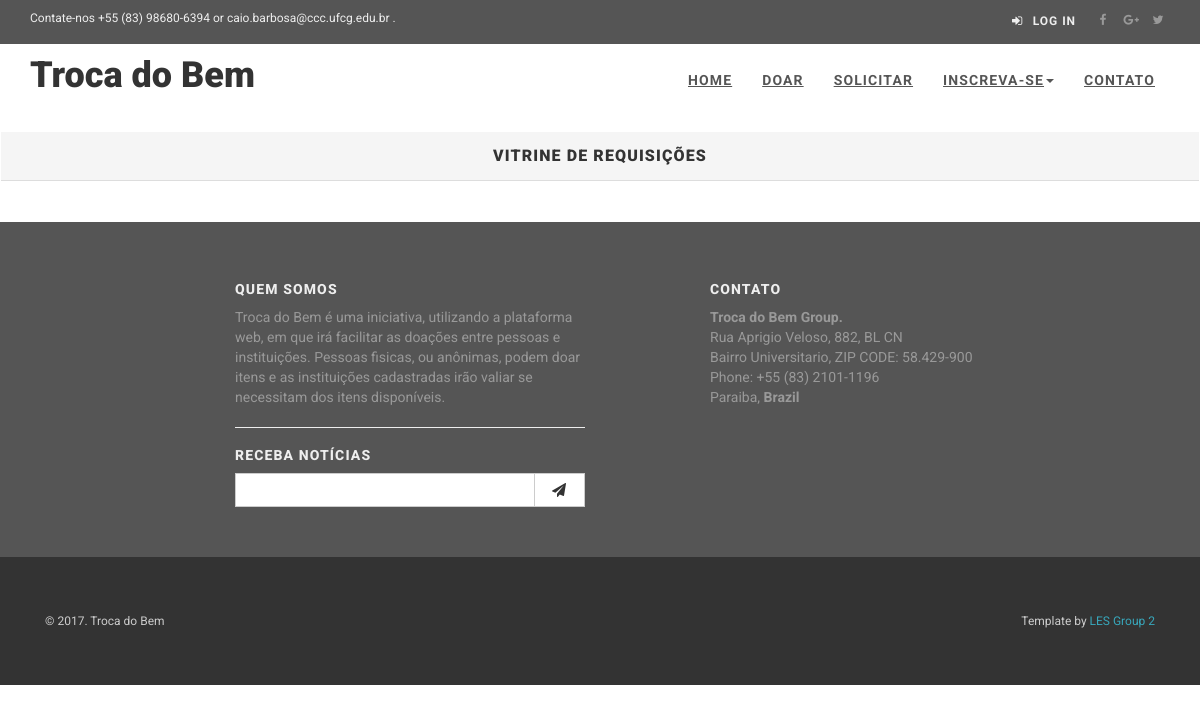
Page /requeriments/ on the earlier database version.
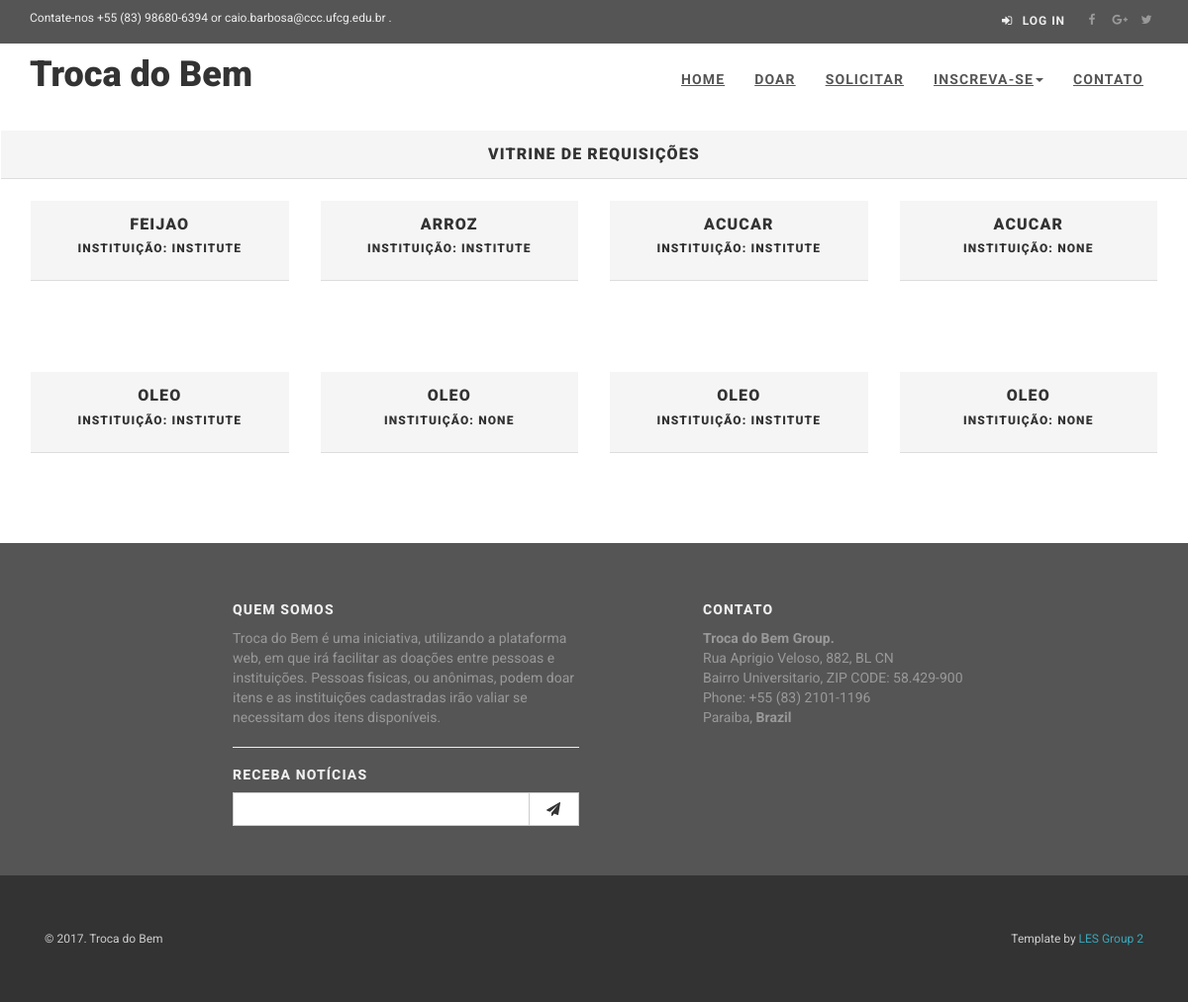
Same page on the later database version.
### app/models.py (models this page shows, shortened)
class TimeStamped(models.Model):
    class Meta:
        abstract = True
    created_at = models.DateTimeField(auto_now_add=True)
    published_at = models.DateTimeField(auto_now=True)

class Requirement(TimeStamped):
    class Meta:
        verbose_name = "Necessidade"
        verbose_name_plural = "Necessidades"
    name = models.CharField(max_length=100, blank=True, null=True)
    type = models.CharField(max_length=50, choices=object_type)
    status = models.BooleanField(default=True)
    owner = models.ForeignKey(User, on_delete=models.CASCADE, blank=True, null=True)
    description = models.TextField(max_length=300)

### app/views/ShowcaseRequerimentView.py (the view)
# urls.py: url(r'^requeriments/$', requirement_showcase_view, name='list_showcase'),
def requirement_showcase_view(request):
    requeriments = Requirement.objects.all()
    form = FormRequirement
    return render(request, 'view_showcase_requeriments.html',
                  {'requeriments': requeriments, 'form': form})

### app/templates/view_showcase_requeriments.html (shortened to what this page needs)
{% extends 'base.html' %}
{% load staticfiles %}
{% block content %}
    <div class="panel panel-default">
        <div class="panel-heading">
            <h3 class="panel-title">
                <center>Vitrine de Requisições</center>
            </h3>
        </div>
    </div>
    <div class="container">
	<div class="row">
	{% for requeriment in requeriments %}
      <div class="col-md-3">
      <div class="treasure panel panel-default">
        <div class="panel-heading">
          <h3 class="panel-title" align="center" >{{ requeriment.name }}</h3>
          <h6 class ="panel-default" align="center" > Instituição: {{ requeriment.owner }}</h6>
        </div>
        <div class="panel-body">
          <a href="/requeriments/{{requeriment.id}}">
          <div class="treasure-photo">
          </div>
          </a>
        </div>
      </div>
      </div>
      {% if forloop.counter|divisibleby:4 and not forloop.last %}
        </div><br><div class="row">
      {% endif %}
	{% endfor %}
	</div><br>
    </div>
{% endblock %}

### app/templates/base.html (shortened to what this page needs)
{% load staticfiles %}
{% load filters %}
<!DOCTYPE html>
<html lang="en">
{% block head %}
    {% include 'head.html' %}
    <link href="{% static 'css/sweetalert.min.css' %}" rel="stylesheet">
{% endblock %}
<body>
<div id="all">
    {% include 'header.html' %}
    {% block content %}
    {% endblock %}
    {% include 'footer.html' %}
</body>
</html>

### app/templates/head.html (shortened to what this page needs)
{% load staticfiles %}
<head>
    <link rel="stylesheet" href="http://maxcdn.bootstrapcdn.com/font-awesome/4.3.0/css/font-awesome.min.css">
    <link rel="stylesheet" href="{% static 'bootstrap/css/bootstrap.min.css' %}">
    <link href="{% static 'css/animate.css' %}" rel="stylesheet">
    <link href="{% static 'css/style.default.css' %}" rel="stylesheet" id="theme-stylesheet">
    <link href="{% static 'css/custom.css' %}" rel="stylesheet">
    <link href="{% static 'plugins/datepicker/datepicker3.css' %}" rel="stylesheet">
    <link href="{% static 'css/owl.carousel.css' %}" rel="stylesheet">
    <link href="{% static 'css/owl.theme.css' %}" rel="stylesheet">
</head>

### app/templates/header.html (shortened to what this page needs)
{% load staticfiles %}
<header>
    <div id="top">
        <div class="container">
            <div class="row">
                <div class="col-xs-5 contact">
                    <p class="hidden-sm hidden-xs">Contate-nos +55 (83) 98680-6394 or caio.barbosa@ccc.ufcg.edu.br .</p>
                </div>
                <div class="col-xs-7">
                    <div class="social">
                        <a href="#" class="external facebook" data-animate-hover="pulse"><i
                                class="fa fa-facebook"></i></a>
                        <a href="#" class="external gplus" data-animate-hover="pulse"><i
                                class="fa fa-google-plus"></i></a>
                        <a href="#" class="external twitter" data-animate-hover="pulse"><i
                                class="fa fa-twitter"></i></a>
                    </div>
                    {% if request.user.is_authenticated %}
                        <div class="login" style="width: 75%">
                        <div class="row">
                            <div class="col-xs-6">
                                <p class="" style="font-size: 14px;">Olá, {{ request.user.first_name }}</p>
                            </div>
                            <div class="col-xs-3">
                                <a href="{% url 'painel' %}"><i class="fa fa-sign-in"></i>
                                    <span class="hidden-xs text-uppercase">Painel</span></a>
                            </div>
                            <div class="col-xs-3">
                                <a href="{% url "auth_logout" %}"><i class="fa fa-sign-in"></i>
                                    <span class="hidden-xs text-uppercase">Logout</span></a>
                            </div>
                        </div>
                    {% else %}
                        <div class="login">
                        <a href="{% url "login" %}"><i class="fa fa-sign-in"></i>
                            <span class="hidden-xs text-uppercase">Log in</span></a>
                    {% endif %}
                    </div>
                    </div>
                </div>
            </div>
        </div>
        <div class="navbar-affixed-top" data-spy="affix" data-offset-top="200">
            <div class="navbar navbar-default yamm" role="navigation" id="navbar">
                <div class="container">
                    <div class="navbar-header">
                        <a class="navbar-brand home" href="/">
                            <h1 style="margin-top: 2px;"> Troca do Bem</h1>
                        </a>
                    </div>
                    <div class="navbar-collapse collapse" id="navigation">
                        <ul class="nav navbar-nav navbar-right">
                            <li id="home_base" class="">
                                <a id="home_link" href="/">Home</a>
                            </li>
                            <li id="menu_noticias" class="">
                                <a id="noticias_link" href="/#doar">Doar</a>
                            </li>
                            <li id="menu_noticias" class="">
                                <a id="noticias_link" href="/#solicitar">Solicitar</a>
                            </li>
                            <li class="dropdown">
                                <a id="inscrevase_link" class="dropdown-toggle"
                                   data-toggle="dropdown">Inscreva-se<b
                                        class="caret"></b></a>
                            </li>
                            <li id="menu_contato" class="">
                                <a id="contato_link" href="/#contato">Contato</a>
                            </li>
                        </ul>
                    </div>
                </div>
            </div>
        </div>
    </div>

### app/templates/footer.html (shortened to what this page needs)
{% load staticfiles %}
<footer id="footer">
    <div class="container">
        <div class="col-md-4 col-md-offset-2 col-sm-6 ">
            <h4>Quem somos</h4>
            <p>Troca do Bem é uma iniciativa, utilizando a plataforma web, em que irá facilitar as
                doações entre pessoas e instituições. Pessoas fisicas, ou anônimas,
                podem doar itens e as instituições cadastradas irão valiar se necessitam dos
                itens disponíveis.</p>
            <hr>
            <h4>Receba Notícias</h4>
            <form method="post" action="#">
                <div class="input-group">
                    <input type="email" class="form-control" name="email" id="subscribe" required>
                    <span class="input-group-btn">
                        <button class="btn btn-default" type="submit"><i class="fa fa-send"></i></button>
                    </span>
                </div>
            </form>
        </div>
        <div class="col-md-4 col-md-offset-1 col-sm-6">
            <h4>Contato</h4>
            <p><strong>Troca do Bem Group.</strong>
                <br>Rua Aprigio Veloso, 882, BL CN
                <br>Bairro Universitario, ZIP CODE: 58.429-900
                <br>Phone: +55 (83) 2101-1196
                <br>Paraiba, <strong>Brazil</strong>
                <br>
            </p>
        </div>
    </div>
</footer>
<div id="copyright">
    <div class="container">
        <div class="col-md-12">
            <p class="pull-left">&copy; 2017. Troca do Bem </p>
            <p class="pull-right">Template by <a href="#">LES Group 2</a>
            </p>
        </div>
    </div>
</div>

### static/css/custom.css (style rules this page uses)
@media screen and (min-width: 0px) { .hero > hgroup > h1,h2,h3 { color: #ffffff; } }
.dropdown { position: relative; display: inline-block; }

Differences in the rows shown:
added Requirement: name "FEIJAO", owner "INSTITUTE"
added Requirement: name "ARROZ", owner "INSTITUTE"
added Requirement: name "ACUCAR", owner "INSTITUTE"
added Requirement: name "ACUCAR", owner "NONE"
added Requirement: name "OLEO", owner "INSTITUTE"
added Requirement: name "OLEO", owner "NONE"
added Requirement: name "OLEO", owner "INSTITUTE"
added Requirement: name "OLEO", owner "NONE"
